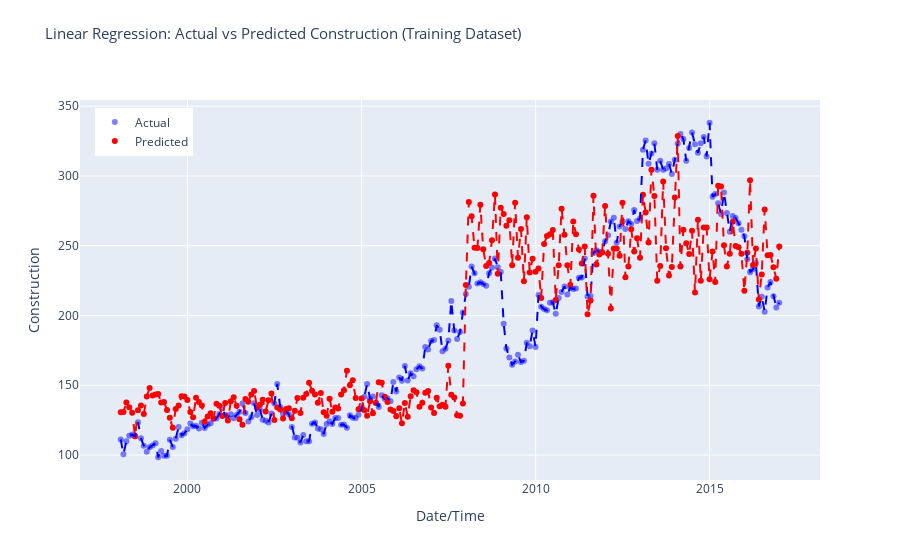

Notebook code cell kept with this figure:
### Code cell
# Make predictions on the test dataset
predictions = pycr.predict_model(model_tuned, data = train_data)
predictions.head()

r2 = r2_score(predictions['Construction'], predictions['prediction_label'])
print('R-squared (R2) Score:', r2)

# Sort predictions DataFrame by index
predictions.sort_index(inplace=True)

# Create Plotly figure
fig = make_subplots(rows=1, cols=1, shared_xaxes=True, shared_yaxes=True)

# Add scatter plot for actual values
fig.add_trace(go.Scatter(x=predictions.index, y=predictions['Construction'],
                         mode='markers', marker=dict(color='blue', opacity=0.5),
                         name='Actual'), row=1, col=1)

# Add scatter plot for predicted values
fig.add_trace(go.Scatter(x=predictions.index, y=predictions['prediction_label'],
                         mode='markers', marker=dict(color='red'),
                         name='Predicted'), row=1, col=1)

# Add lines for sorted actual values
fig.add_trace(go.Scatter(x=predictions.index, y=predictions['Construction'].sort_index(),
                         mode='lines', line=dict(color='blue', dash='dash'),
                         showlegend=False), row=1, col=1)

# Add lines for sorted predicted values
fig.add_trace(go.Scatter(x=predictions.index, y=predictions['prediction_label'].sort_index(),
                         mode='lines', line=dict(color='red', dash='dash'),
                         showlegend=False), row=1, col=1)

fig.update_layout(title_text='Linear Regression: Actual vs Predicted Construction (Training Dataset)',
                  title_font_size=15, title_y=0.95,  # Adjusted title_y value
                  xaxis_title='Date/Time', yaxis_title='Construction',
                  legend=dict(x=0.02, y=0.98),
                  grid=dict(rows=1, columns=1, ygap=0.2))

# Show interactive plot
fig.show()

### Figure 1 — Plotly figure (JSON) as saved in the notebook; plotly's stock layout.template omitted (floating-point values rounded to 4 significant figures; data arrays with more than 128 entries replaced by an {"elided": "..."} marker saying what was removed)
{"data": [{"marker": {"color": "blue", "opacity": 0.5}, "mode": "markers", "name": "Actual", "type": "scatter", "x": {"elided": "228 str values"}, "xaxis": "x", "y": {"elided": "228 float values"}, "yaxis": "y"}, {"marker": {"color": "red"}, "mode": "markers", "name": "Predicted", "type": "scatter", "x": {"elided": "228 str values"}, "xaxis": "x", "y": {"elided": "228 float values"}, "yaxis": "y"}, {"line": {"color": "blue", "dash": "dash"}, "mode": "lines", "showlegend": false, "type": "scatter", "x": {"elided": "228 str values"}, "xaxis": "x", "y": {"elided": "228 float values"}, "yaxis": "y"}, {"line": {"color": "red", "dash": "dash"}, "mode": "lines", "showlegend": false, "type": "scatter", "x": {"elided": "228 str values"}, "xaxis": "x", "y": {"elided": "228 float values"}, "yaxis": "y"}], "layout": {"grid": {"columns": 1, "rows": 1, "ygap": 0.2}, "legend": {"x": 0.02, "y": 0.98}, "title": {"font": {"size": 15}, "text": "Linear Regression: Actual vs Predicted Construction (Training Dataset)", "y": 0.95}, "xaxis": {"anchor": "y", "domain": [0, 1], "title": {"text": "Date/Time"}}, "yaxis": {"anchor": "x", "domain": [0, 1], "title": {"text": "Construction"}}}}
